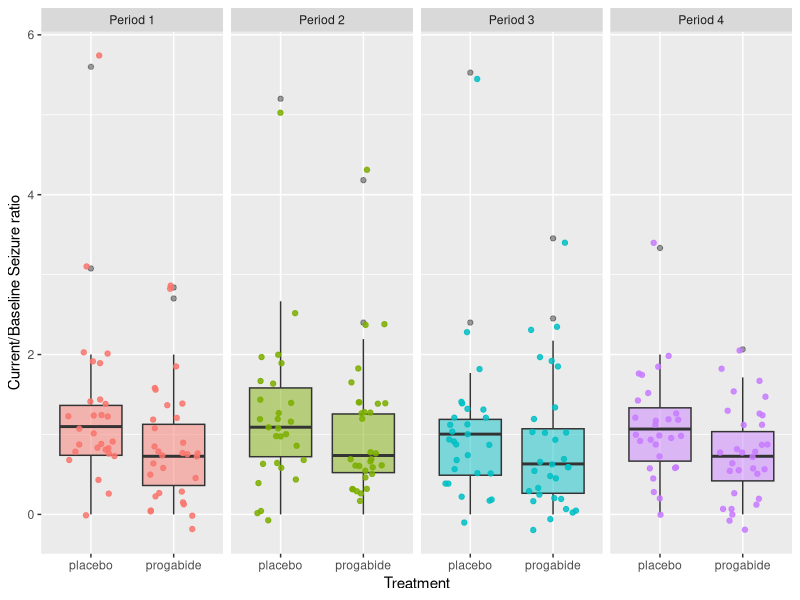
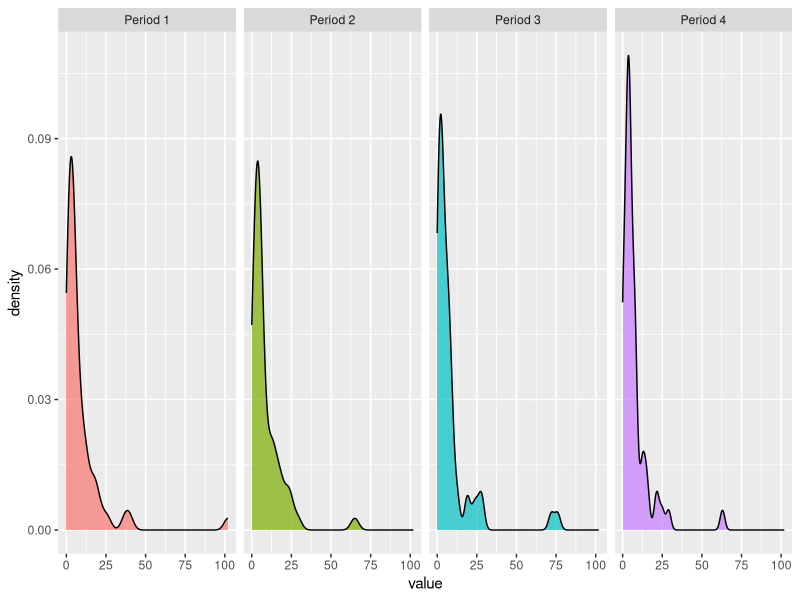

Reproduce these figures in R, in order.
## ---- chunk 1
library("robustbase")
epilepsy = robustbase::epilepsy

#print("Baseline seizure count for all the patients")
summary(epilepsy$Base4)

#print("Baseline seizure count for the Placebo Group patients")
summary(epilepsy[epilepsy$Trt== "placebo",]$Base4)

#print("Baseline seizure count for the Progabide Group patients")
summary(epilepsy[epilepsy$Trt!= "placebo",]$Base4)

## ---- chunk 2
library(reshape2)
library(ggplot2)
library("robustbase")
epilepsy = robustbase::epilepsy
epil_melt = melt(epilepsy, measure.vars = 2:5)

levels(epil_melt$variable) <- c("Period 1","Period 2","Period 3", "Period 4")

base4 = (epilepsy$Base/4)
## ---- chunk 3
summary(epilepsy$Y1[epilepsy$Trt=="placebo"]/epilepsy$Base4[epilepsy$Trt=="placebo"])


summary(epilepsy$Y1[epilepsy$Trt!="placebo"]/epilepsy$Base4[epilepsy$Trt!="placebo"])
## ---- chunk 4
summary(epilepsy$Y2[epilepsy$Trt=="placebo"]/epilepsy$Base4[epilepsy$Trt=="placebo"])

summary(epilepsy$Y2[epilepsy$Trt!="placebo"]/epilepsy$Base4[epilepsy$Trt!="placebo"])
## ---- chunk 5
summary(epilepsy$Y3[epilepsy$Trt=="placebo"]/epilepsy$Base4[epilepsy$Trt=="placebo"])

summary(epilepsy$Y3[epilepsy$Trt!="placebo"]/epilepsy$Base4[epilepsy$Trt!="placebo"])
## ---- chunk 6
summary(epilepsy$Y4[epilepsy$Trt=="placebo"]/epilepsy$Base4[epilepsy$Trt=="placebo"])

summary(epilepsy$Y4[epilepsy$Trt!="placebo"]/epilepsy$Base4[epilepsy$Trt!="placebo"])
## ---- chunk 7
treatment_plot <- ggplot(epil_melt, aes(y = value/base4, x= factor(Trt), fill = factor(variable) )) +
  geom_boxplot(alpha = 0.48)+
  facet_grid(.~variable) +
  guides(fill=FALSE)+
  #geom_boxplot(fill = fill, colour = line, alpha = 0.7) +
  #geom_jitter(position = position_jitter(0.5), aes(colour=factor(variable)))
  geom_jitter(position=position_jitter(width=0.3, height=0.2), aes(colour=factor(variable)), alpha=0.85, show.legend = FALSE)+
  labs(x="Treatment", y = "Current/Baseline Seizure ratio")+
  theme(plot.title = element_text(face = "bold", hjust = 0.5, vjust = 0.5,size = 18))
treatment_plot
## ---- chunk 8

## ---- chunk 9


hist<- ggplot(epil_melt, aes(x = value, fill = factor(variable)))+
  geom_density(alpha = 0.7, show.legend = FALSE) +
  facet_grid(.~variable) 
#  geom_histogram(aes(y = ..density..),binwidth = 0.5, alpha = 0.6 )
  
  
hist
